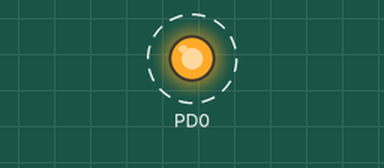
Recording of a program running on a simulated ATmega328P, built with avr-gcc and emulated at 1 MHz (the files do not name the chip). Parts: output pins drawn as LEDs (lit = HIGH). Dashed ring = blinking.

Above: at 0.2 s.
Timing chart, 0 to 3.0 s (numbered marks = the images above):
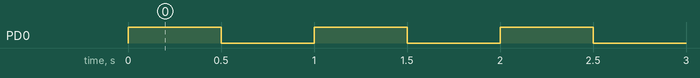

Measured:
- by itself, PD0: alternates HIGH for 0.50 s and LOW for 0.50 s

The program:

main.c
```c
/*
 * labshet12.c
 *
 * Created: 5/5/2025 9:45:30 AM
 * Author : Asus
 */

#define F_CPU 1000000UL  // 1 MHz clock
#include <avr/io.h>
#include <util/delay.h>

int main(void) {
	DDRD |= (1 << PD0);  // Set PD0 as output

	while (1) {
		PORTD |= (1 << PD0);  // Turn ON PD0
		_delay_ms(500);       // Wait 500 milliseconds

		PORTD &= ~(1 << PD0); // Turn OFF PD0
		_delay_ms(500);       // Wait 500 milliseconds
	}
}
```
